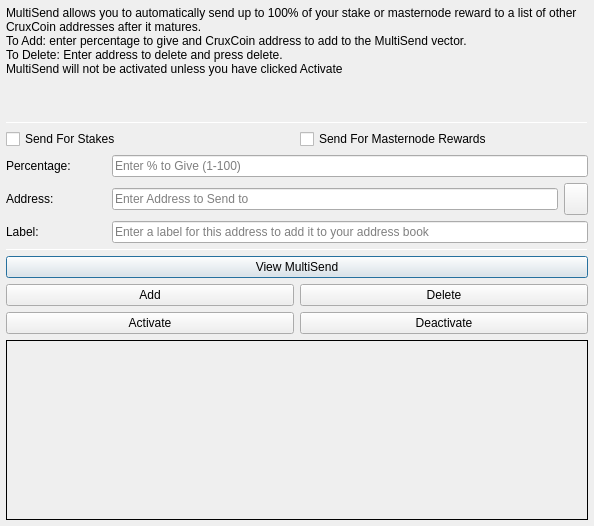
<?xml version="1.0" encoding="UTF-8"?>
<ui version="4.0">
 <class>MultiSendDialog</class>
 <widget class="QDialog" name="MultiSendDialog">
  <property name="windowModality">
   <enum>Qt::NonModal</enum>
  </property>
  <property name="geometry">
   <rect>
    <x>0</x>
    <y>0</y>
    <width>594</width>
    <height>526</height>
   </rect>
  </property>
  <property name="windowTitle">
   <string>MultiSend</string>
  </property>
  <layout class="QVBoxLayout" name="verticalLayout" stretch="0">
   <property name="leftMargin">
    <number>6</number>
   </property>
   <property name="topMargin">
    <number>6</number>
   </property>
   <property name="rightMargin">
    <number>6</number>
   </property>
   <property name="bottomMargin">
    <number>6</number>
   </property>
   <item>
    <layout class="QVBoxLayout" name="verticalLayout_Main" stretch="1,1,1,0,1,1,1">
     <item>
      <widget class="QLabel" name="label_2">
       <property name="lineWidth">
        <number>1</number>
       </property>
       <property name="text">
        <string>MultiSend allows you to automatically send up to 100% of your stake or masternode reward to a list of other CruxCoin addresses after it matures.
To Add: enter percentage to give and CruxCoin address to add to the MultiSend vector.
To Delete: Enter address to delete and press delete.
MultiSend will not be activated unless you have clicked Activate</string>
       </property>
       <property name="alignment">
        <set>Qt::AlignLeading|Qt::AlignLeft|Qt::AlignTop</set>
       </property>
       <property name="wordWrap">
        <bool>true</bool>
       </property>
      </widget>
     </item>
     <item>
      <widget class="Line" name="line">
       <property name="minimumSize">
        <size>
         <width>0</width>
         <height>1</height>
        </size>
       </property>
       <property name="maximumSize">
        <size>
         <width>16777215</width>
         <height>1</height>
        </size>
       </property>
       <property name="orientation">
        <enum>Qt::Horizontal</enum>
       </property>
      </widget>
     </item>
     <item>
      <layout class="QVBoxLayout" name="verticalLayout_Settings">
       <item>
        <layout class="QHBoxLayout" name="horizontalLayout">
         <item>
          <widget class="QCheckBox" name="multiSendStakeCheckBox">
           <property name="text">
            <string>Send For Stakes</string>
           </property>
          </widget>
         </item>
         <item>
          <widget class="QCheckBox" name="multiSendMasternodeCheckBox">
           <property name="text">
            <string>Send For Masternode Rewards</string>
           </property>
          </widget>
         </item>
        </layout>
       </item>
       <item>
        <layout class="QHBoxLayout" name="horizontalLayout_6">
         <item>
          <widget class="QLabel" name="label">
           <property name="minimumSize">
            <size>
             <width>100</width>
             <height>0</height>
            </size>
           </property>
           <property name="toolTip">
            <string>Percentage of stake to send</string>
           </property>
           <property name="text">
            <string>Percentage:</string>
           </property>
          </widget>
         </item>
         <item>
          <widget class="QLineEdit" name="multiSendPercentEdit">
           <property name="toolTip">
            <string>Enter whole numbers 1 - 100</string>
           </property>
           <property name="placeholderText">
            <string>Enter % to Give (1-100)</string>
           </property>
          </widget>
         </item>
        </layout>
       </item>
       <item>
        <layout class="QHBoxLayout" name="horizontalLayout_7">
         <item>
          <widget class="QLabel" name="label_5">
           <property name="minimumSize">
            <size>
             <width>100</width>
             <height>0</height>
            </size>
           </property>
           <property name="toolTip">
            <string>Address to send portion of stake to</string>
           </property>
           <property name="text">
            <string>Address:</string>
           </property>
          </widget>
         </item>
         <item>
          <widget class="QLineEdit" name="multiSendAddressEdit">
           <property name="toolTip">
            <string/>
           </property>
           <property name="placeholderText">
            <string>Enter Address to Send to</string>
           </property>
          </widget>
         </item>
         <item>
          <widget class="QToolButton" name="addressBookButton">
           <property name="maximumSize">
            <size>
             <width>16777215</width>
             <height>32</height>
            </size>
           </property>
           <property name="toolTip">
            <string>Choose an address from the address book</string>
           </property>
           <property name="text">
            <string/>
           </property>
           <property name="icon">
            <iconset resource="../cruxcoin.qrc">
             <normaloff>:/icons/address-book</normaloff>:/icons/address-book</iconset>
           </property>
           <property name="shortcut">
            <string>Alt+A</string>
           </property>
          </widget>
         </item>
        </layout>
       </item>
      </layout>
     </item>
     <item>
      <layout class="QHBoxLayout" name="horizontalLayout_3">
       <item>
        <widget class="QLabel" name="label_3">
         <property name="minimumSize">
          <size>
           <width>100</width>
           <height>0</height>
          </size>
         </property>
         <property name="text">
          <string>Label:</string>
         </property>
        </widget>
       </item>
       <item>
        <widget class="QLineEdit" name="labelAddressLabelEdit">
         <property name="placeholderText">
          <string>Enter a label for this address to add it to your address book</string>
         </property>
        </widget>
       </item>
      </layout>
     </item>
     <item>
      <widget class="Line" name="line_2">
       <property name="minimumSize">
        <size>
         <width>0</width>
         <height>1</height>
        </size>
       </property>
       <property name="maximumSize">
        <size>
         <width>16777215</width>
         <height>1</height>
        </size>
       </property>
       <property name="orientation">
        <enum>Qt::Horizontal</enum>
       </property>
      </widget>
     </item>
     <item>
      <layout class="QVBoxLayout" name="verticalLayout_Buttons">
       <item>
        <layout class="QHBoxLayout" name="horizontalLayout_4">
         <item>
          <widget class="QPushButton" name="viewButton">
           <property name="toolTip">
            <string/>
           </property>
           <property name="statusTip">
            <string>View MultiSend Vector</string>
           </property>
           <property name="text">
            <string>View MultiSend</string>
           </property>
          </widget>
         </item>
        </layout>
       </item>
       <item>
        <layout class="QHBoxLayout" name="horizontalLayout_2">
         <item>
          <widget class="QPushButton" name="addButton">
           <property name="toolTip">
            <string/>
           </property>
           <property name="statusTip">
            <string>Add to MultiSend Vector</string>
           </property>
           <property name="text">
            <string>Add</string>
           </property>
          </widget>
         </item>
         <item>
          <widget class="QPushButton" name="deleteButton">
           <property name="toolTip">
            <string/>
           </property>
           <property name="statusTip">
            <string>Delete Address From MultiSend Vector</string>
           </property>
           <property name="text">
            <string>Delete</string>
           </property>
          </widget>
         </item>
        </layout>
       </item>
       <item>
        <layout class="QHBoxLayout" name="horizontalLayout_5">
         <item>
          <widget class="QPushButton" name="activateButton">
           <property name="statusTip">
            <string>Activate MultiSend</string>
           </property>
           <property name="text">
            <string>Activate</string>
           </property>
          </widget>
         </item>
         <item>
          <widget class="QPushButton" name="disableButton">
           <property name="statusTip">
            <string>Deactivate MultiSend</string>
           </property>
           <property name="text">
            <string>Deactivate</string>
           </property>
          </widget>
         </item>
        </layout>
       </item>
      </layout>
     </item>
     <item>
      <widget class="QLabel" name="message">
       <property name="minimumSize">
        <size>
         <width>0</width>
         <height>180</height>
        </size>
       </property>
       <property name="frameShape">
        <enum>QFrame::Panel</enum>
       </property>
       <property name="frameShadow">
        <enum>QFrame::Plain</enum>
       </property>
       <property name="lineWidth">
        <number>1</number>
       </property>
       <property name="midLineWidth">
        <number>1</number>
       </property>
       <property name="text">
        <string/>
       </property>
       <property name="alignment">
        <set>Qt::AlignLeading|Qt::AlignLeft|Qt::AlignTop</set>
       </property>
       <property name="wordWrap">
        <bool>true</bool>
       </property>
      </widget>
     </item>
    </layout>
   </item>
  </layout>
 </widget>
 <resources>
  <include location="../cruxcoin.qrc"/>
 </resources>
 <connections/>
</ui>
